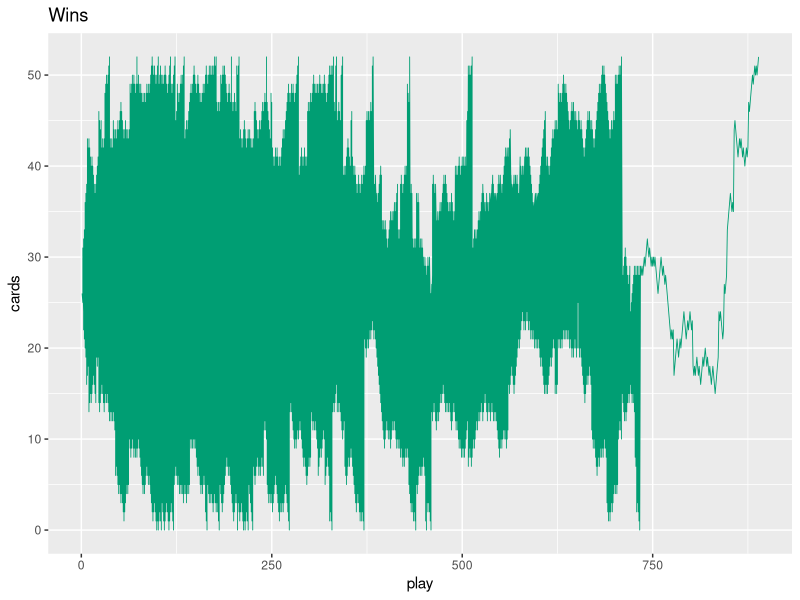
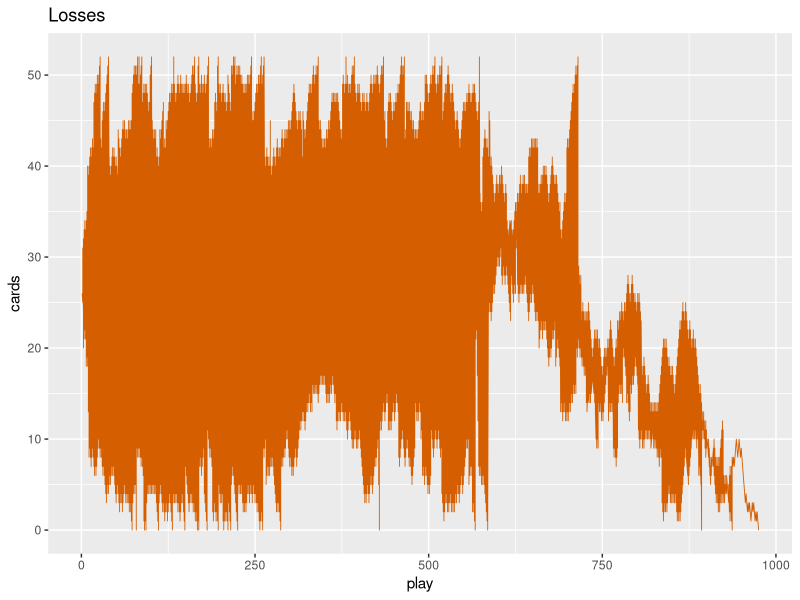
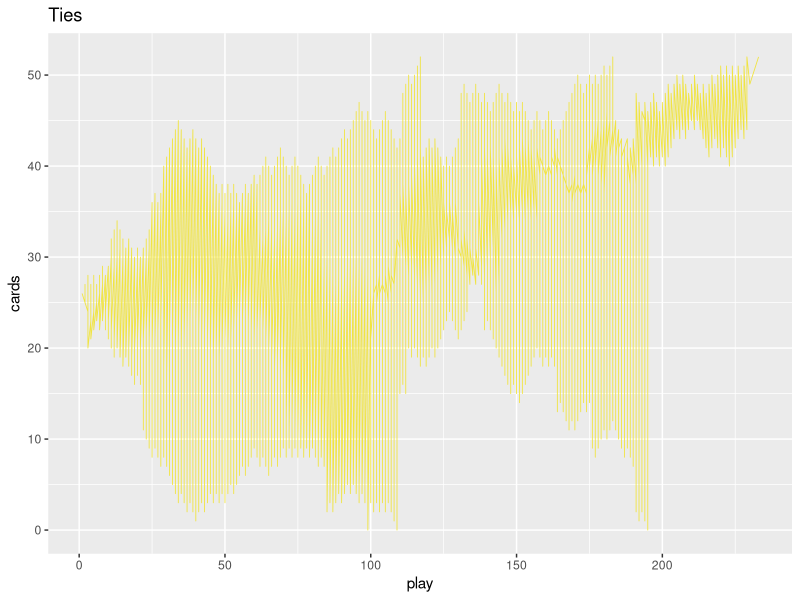

Write the R code that produced these figures, in order. (Note: this script raises an error after producing the figures.)
library(ggplot2)
#library(gridExtra)
# plot number of cards in hand over the course of games
deck_sizes <- read.csv("deckSizes100random.csv")
games <- read.csv("games100random.csv")
merged = merge(deck_sizes, games, by = 'id')
merged$cards = merged$p1Cards
wins <- merged[merged$result=='W',]
losses <- merged[merged$result=='L',]
ties <- merged[merged$result=='T',]
#ggplot(data=merged, aes(x=play, y=p1Cards, group=result)) + geom_line(aes(color=result))
p1 <- ggplot(data=wins, aes(x=play, y=cards)) + geom_line(color='#009E73', size=0.3) + ggtitle("Wins")
p2 <- ggplot(data=losses, aes(x=play, y=cards)) + geom_line(color='#D55E00', size=0.3) + ggtitle("Losses")
p3 <- ggplot(data=ties, aes(x=play, y=cards)) + geom_line(color='#F0E442', size=0.3) + ggtitle("Ties")
grob <- arrangeGrob(p1, p2, p3, ncol=1)
ggsave('deck_sizes.png', grob, device='png')
